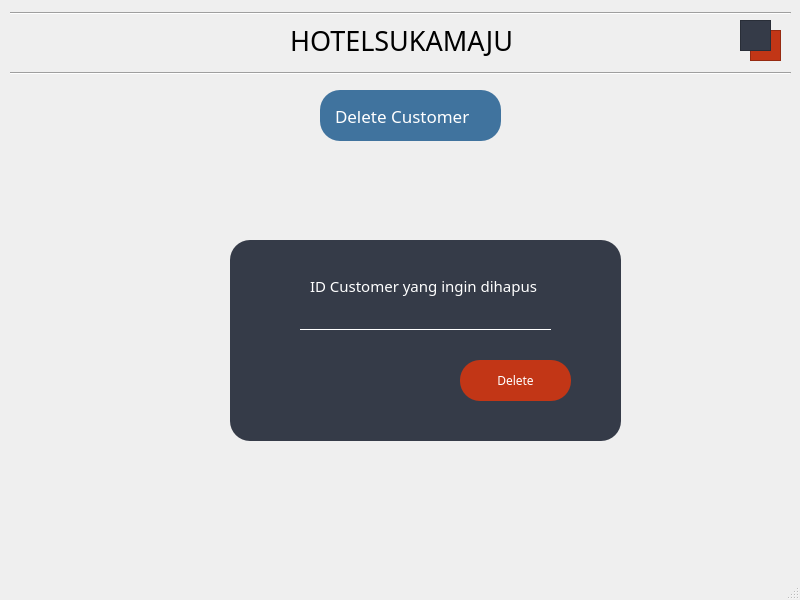
<?xml version="1.0" encoding="UTF-8"?>
<ui version="4.0">
 <class>delete_customer</class>
 <widget class="QMainWindow" name="delete_customer">
  <property name="geometry">
   <rect>
    <x>0</x>
    <y>0</y>
    <width>800</width>
    <height>600</height>
   </rect>
  </property>
  <property name="windowTitle">
   <string>MainWindow</string>
  </property>
  <widget class="QWidget" name="centralwidget">
   <widget class="Line" name="line_2">
    <property name="geometry">
     <rect>
      <x>10</x>
      <y>65</y>
      <width>781</width>
      <height>16</height>
     </rect>
    </property>
    <property name="orientation">
     <enum>Qt::Horizontal</enum>
    </property>
   </widget>
   <widget class="QFrame" name="frame_2">
    <property name="geometry">
     <rect>
      <x>320</x>
      <y>90</y>
      <width>181</width>
      <height>51</height>
     </rect>
    </property>
    <property name="styleSheet">
     <string notr="true">border-radius:20px;
background-color:#40739e;font-family : century gothic;color:#ffffff;</string>
    </property>
    <property name="frameShape">
     <enum>QFrame::StyledPanel</enum>
    </property>
    <property name="frameShadow">
     <enum>QFrame::Raised</enum>
    </property>
    <widget class="QLabel" name="label_2">
     <property name="geometry">
      <rect>
       <x>15</x>
       <y>10</y>
       <width>161</width>
       <height>31</height>
      </rect>
     </property>
     <property name="font">
      <font>
       <family>century gothic</family>
       <pointsize>13</pointsize>
      </font>
     </property>
     <property name="text">
      <string>Delete Customer</string>
     </property>
    </widget>
   </widget>
   <widget class="Line" name="line">
    <property name="geometry">
     <rect>
      <x>10</x>
      <y>5</y>
      <width>781</width>
      <height>16</height>
     </rect>
    </property>
    <property name="orientation">
     <enum>Qt::Horizontal</enum>
    </property>
   </widget>
   <widget class="QGraphicsView" name="graphicsView_8">
    <property name="geometry">
     <rect>
      <x>750</x>
      <y>30</y>
      <width>31</width>
      <height>31</height>
     </rect>
    </property>
    <property name="styleSheet">
     <string notr="true">background-color:#c23616
</string>
    </property>
   </widget>
   <widget class="QLabel" name="label">
    <property name="geometry">
     <rect>
      <x>290</x>
      <y>20</y>
      <width>241</width>
      <height>41</height>
     </rect>
    </property>
    <property name="font">
     <font>
      <family>century gothic</family>
      <pointsize>20</pointsize>
     </font>
    </property>
    <property name="text">
     <string>HOTELSUKAMAJU</string>
    </property>
   </widget>
   <widget class="QGraphicsView" name="graphicsView_9">
    <property name="geometry">
     <rect>
      <x>740</x>
      <y>20</y>
      <width>31</width>
      <height>31</height>
     </rect>
    </property>
    <property name="styleSheet">
     <string notr="true">background-color:#353b48</string>
    </property>
   </widget>
   <widget class="QFrame" name="frame">
    <property name="geometry">
     <rect>
      <x>230</x>
      <y>240</y>
      <width>391</width>
      <height>201</height>
     </rect>
    </property>
    <property name="styleSheet">
     <string notr="true">background-color: #353b48;
color:#ffffff;
border-radius: 20px;
font-family:century gothic;</string>
    </property>
    <property name="frameShape">
     <enum>QFrame::StyledPanel</enum>
    </property>
    <property name="frameShadow">
     <enum>QFrame::Raised</enum>
    </property>
    <widget class="QPushButton" name="btn_delete">
     <property name="geometry">
      <rect>
       <x>230</x>
       <y>120</y>
       <width>111</width>
       <height>41</height>
      </rect>
     </property>
     <property name="styleSheet">
      <string notr="true">border-radius:20px;
background-color:#c23616;font-family : century gothic;color:#ffffff;</string>
     </property>
     <property name="text">
      <string>Delete</string>
     </property>
    </widget>
    <widget class="QLabel" name="label_5">
     <property name="geometry">
      <rect>
       <x>80</x>
       <y>30</y>
       <width>231</width>
       <height>31</height>
      </rect>
     </property>
     <property name="font">
      <font>
       <family>century gothic</family>
       <pointsize>11</pointsize>
      </font>
     </property>
     <property name="styleSheet">
      <string notr="true">color: rgb(255, 255, 255);</string>
     </property>
     <property name="text">
      <string>ID Customer yang ingin dihapus</string>
     </property>
    </widget>
    <widget class="QLineEdit" name="lineEdit">
     <property name="geometry">
      <rect>
       <x>70</x>
       <y>70</y>
       <width>251</width>
       <height>20</height>
      </rect>
     </property>
     <property name="styleSheet">
      <string notr="true">border:none;
border-bottom:1px solid white;
background:transparent;
color:#ffffff;</string>
     </property>
    </widget>
   </widget>
  </widget>
  <widget class="QMenuBar" name="menubar">
   <property name="geometry">
    <rect>
     <x>0</x>
     <y>0</y>
     <width>800</width>
     <height>21</height>
    </rect>
   </property>
  </widget>
  <widget class="QStatusBar" name="statusbar"/>
 </widget>
 <resources/>
 <connections/>
</ui>
